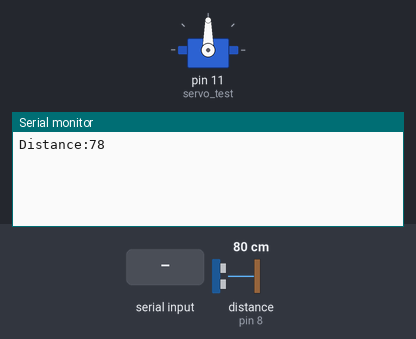
The sketch below on a simulated Arduino Uno, built with avr-gcc and run on an emulated ATmega328P. Shown: servo, the last lines printed to the serial monitor. Wiring (inferred from the names in the program): ultrasonic range finder: trigger pin 7; echo pin 8. Inputs (shaded band) come from the test bench; at power-on: distance to the obstacle (sensor on pin 8) 80 cm. The echo pulse lasts 58.3 µs per cm; the modem accepts every AT command (registered, SIM ready, sends succeed) and sends nothing else.

Above: at 1.3 s.
1.4 s: "s" received over the second serial link
At 2.9 s:
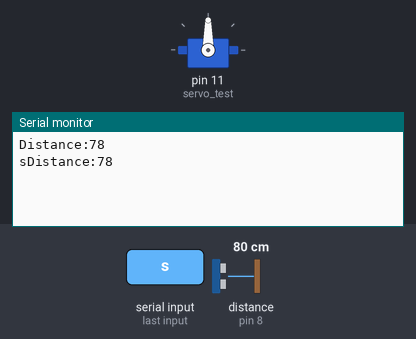
3.6 s: "r" received over Serial
At 9.6 s:
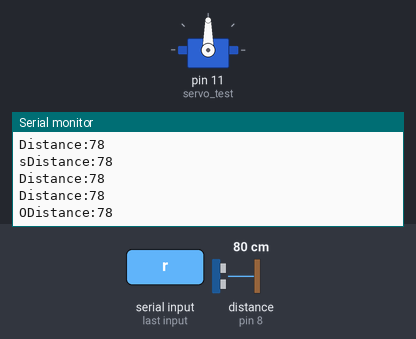

Measured:
- after the input at 1.4 s, the serial monitor: prints a new line after 0.71 s (image 1)
- after the input at 3.6 s, the serial monitor: prints a new line after 1.5 s (image 2)

The sketch:

final_2.ino
```cpp
#include <SoftwareSerial.h>
SoftwareSerial mySerial(9, 10);
#include <Servo.h>             //Servo library

Servo servo_test;        //initialize a servo object for the connected servo

int angle = 0;


// defines pins numbers
const int trigPin = 7;
const int echoPin = 8;
char c;
// defines variables
long duration;
int distance;


void setup()

{
   servo_test.attach(11);
   pinMode(trigPin, OUTPUT); // Sets the trigPin as an Output
   pinMode(echoPin, INPUT); // Sets the echoPin as an Input
   Serial.begin(9600); // Starts the serial communication
   mySerial.begin(9600);   // Setting the baud rate of GSM Module
   Serial.begin(9600);    // Setting the baud rate of Serial Monitor (Arduino)
   delay(100);


}

void loop()
{

// Clears the trigPin
digitalWrite(trigPin, LOW);
delayMicroseconds(2);
// Sets the trigPin on HIGH state for 10 micro seconds
digitalWrite(trigPin, HIGH);
delayMicroseconds(10);
digitalWrite(trigPin, LOW);
// Reads the echoPin, returns the sound wave travel time in microseconds
duration = pulseIn(echoPin, HIGH);
// Calculating the distance
distance= duration*0.034/2;
// Prints the distance on the Serial Monitor
Serial.print("Distance:");
Serial.println(distance);
delay(2000);


  if (Serial.available()>0)
   switch(Serial.read())
  {
    case 's':

      mySerial.println("AT+CMGF=1");    //Sets the GSM Module in Text Mode
     delay(1000);  // Delay of 1 second
     mySerial.println("AT+CMGS=\"+918369925301\"\r"); // Replace x with mobile number
     delay(1000);
     mySerial.println("Technolab creation");// The SMS text you want to send
     delay(100);
     mySerial.println((char)26);// ASCII code of CTRL+Z for saying the end of sms to  the module
      delay(1000);
      break;


    case 'r':
      mySerial.println("AT+CNMI=2,2,0,0,0"); // AT Command to receive a live SMS
      delay(1000);
      break;
  }

 if (mySerial.available()>0)
   Serial.write(mySerial.read());

}

/*
 void TapOn()

{
  for(angle = 0; angle < 360; angle += 1)    // command to move from 0 degrees to 180 degrees
  {
    servo_test.write(angle);                 //command to rotate the servo to the specified angle

  }

}

void TapOff()
{
     for(angle = 360; angle>=0; angle-=1)     // command to move from 180 degrees to 0 degrees
  {
    servo_test.write(angle);              //command to rotate the servo to the specified angle

  }
}


    c = mySerial.read();
    Serial.println(c);
    if (c == 'A')
    {
      TapOff();
    }
    else if (c == 'B')
    {
      TapOff();
    }
 */
```
